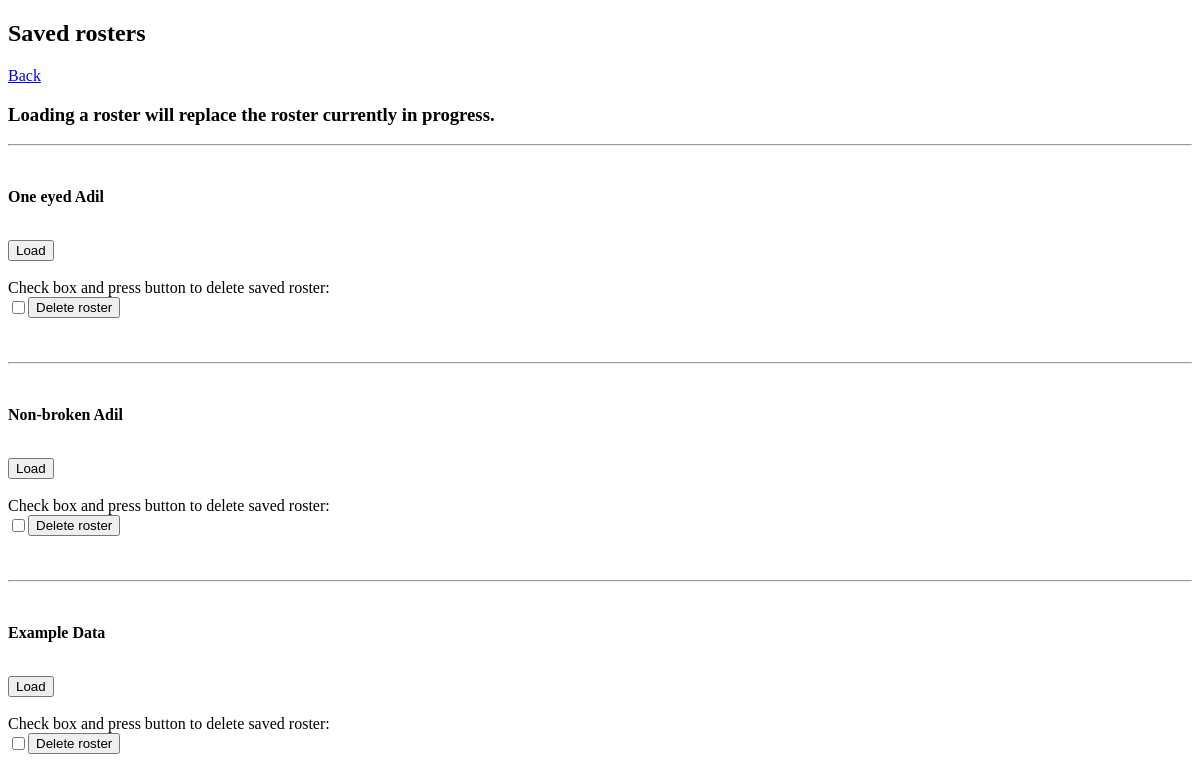
The page /library (signed in) on the database as committed earlier.
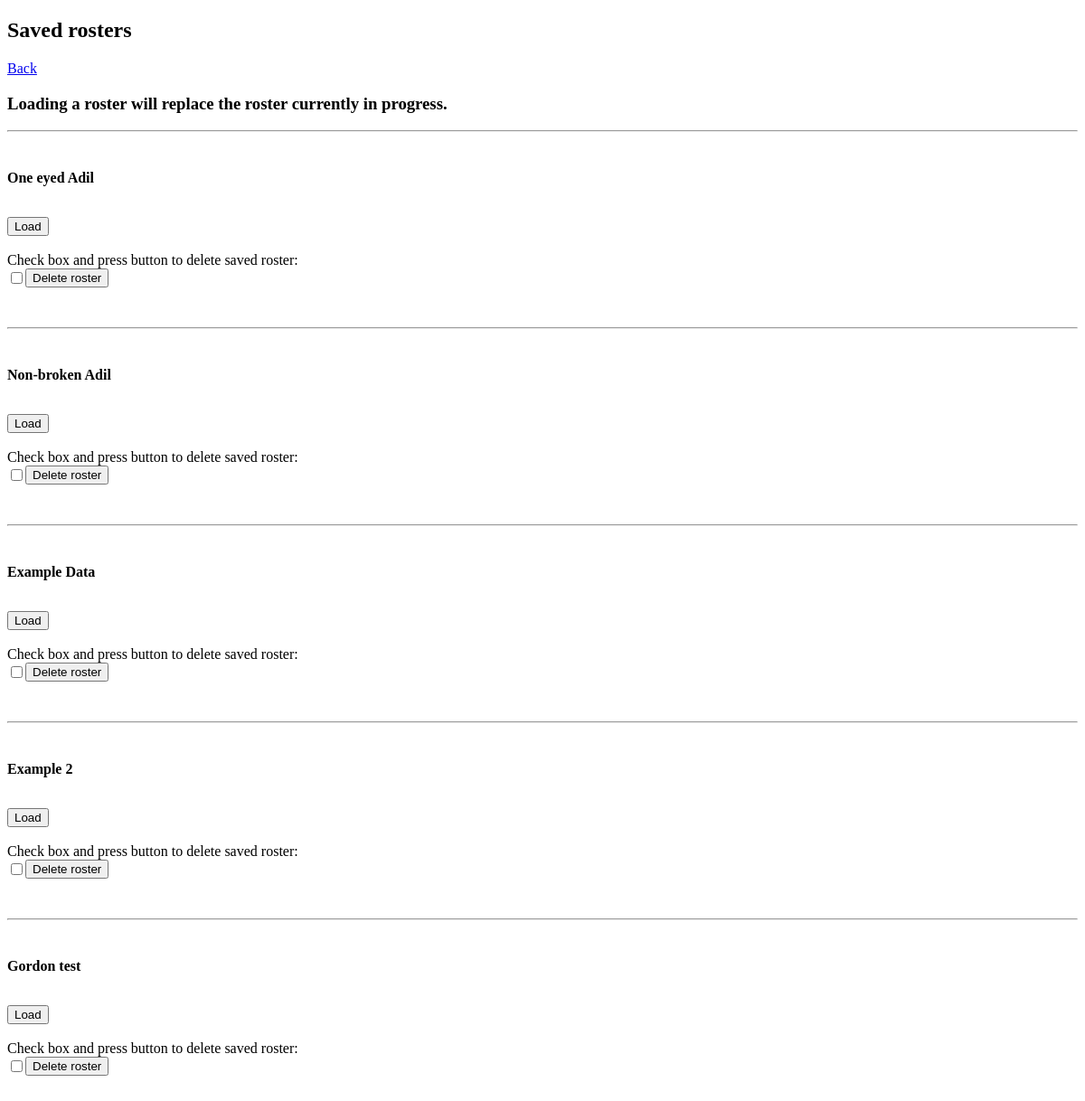
The same page on the database as committed later.
### tables this page shows
CREATE TABLE "saved_rosters"(roster_id INTEGER PRIMARY KEY AUTOINCREMENT, user_id INTEGER NOT NULL, dentists TEXT NOT NULL, employees TEXT NOT NULL, roster_name TEXT NOT NULL);

### app.py (the view)
@app.route("/library")
def library():
    if not session.get("logged_in"):
        return redirect("/login")
    user_id = session.get("id")
    return render_template(
        "library.html",
        rosters=manager.retrieve_saved_rosters(user_id),  # type: ignore
        username=manager.fetch_username(user_id),  # type: ignore
    )

### handler.py (called while the page is built)
    def fetch_username(self, id: int) -> str:
        db = sql.connect(".database/accounts.db")
        cursor = db.cursor()
        res = cursor.execute(f"SELECT username FROM accounts WHERE id = {id}")
        username = res.fetchone()[0]
        db.close()
        return username

    def retrieve_saved_rosters(self, user_id: int) -> dict:
        db = sql.connect(".database/rosters.db")
        cursor = db.cursor()
        res = cursor.execute(
            f"SELECT roster_name, roster_id FROM saved_rosters WHERE user_id = {user_id}"
        )
        dictionary = {}
        while True:
            row = res.fetchone()
            if row is None:
                break
            dictionary[row[0]] = row[1]
        db.close()
        return dictionary

### templates/library.html (shortened to what this page needs)
<!DOCTYPE html>
<html lang="en">
<head>
</head>
<body>
    <h2>Saved rosters</h2>
    <a href="/tool">Back</a>
    <h3>Loading a roster will replace the roster currently in progress.</h3>
    {% for name, id in rosters.items() %}
    <div>
        <hr><br>
        <p style="font-weight: bold;">{{ name }}</p><br>
        <form action="/load" method="post"><input type="hidden" name="roster_id" value="{{ id }}"><input type="hidden"
                name="username" value="{{ username }}"><input type="submit" value="Load"><br><br>
        </form>
        <form action="/save" method="post">
            <label for="deletion_confirmation_checkbox">Check box and press button to delete saved roster:</label><br>
            <div style="display: flex; flex-direction: row;"><input type="checkbox" name="confirm_delete"
                    id="deletion_confirmation_checkbox"><input type="submit" value="Delete roster" name="submit"></div>
        </form>
    </div><br><br>
    {% endfor %}
</body>
</html>

Rows that differ between the two databases and show on the page:
added saved_rosters: roster_name "Example 2"
added saved_rosters: roster_name "Gordon test"
